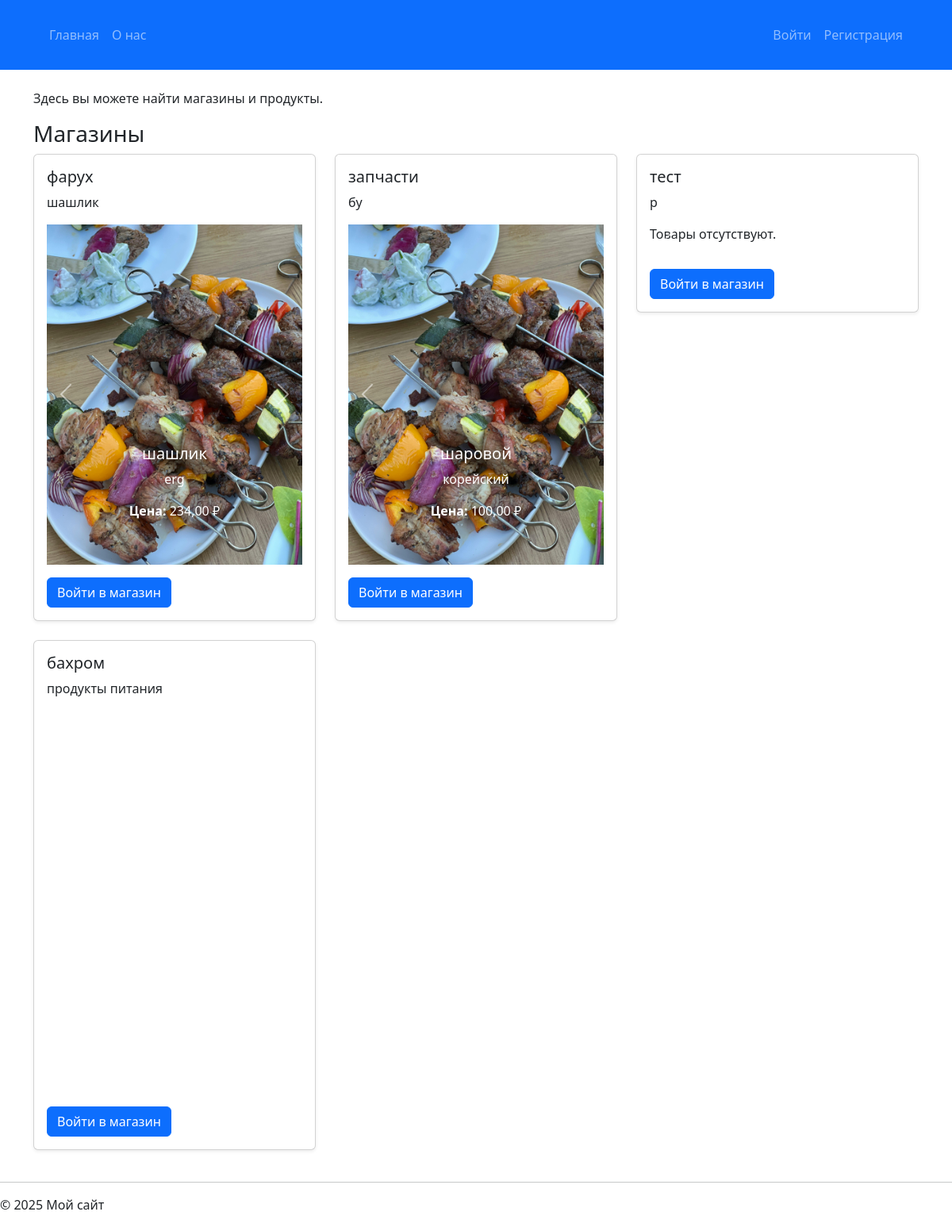
The page / on the database its author committed.
### store/models/store.py (models this page shows, shortened)
class Store(models.Model):
    owner = models.OneToOneField(CustomUser, on_delete=models.CASCADE, related_name='store')  # связь с владельцем
    name = models.CharField(max_length=255)  # Название магазина
    description = models.TextField(blank=True)  # Описание магазина
    created_at = models.DateTimeField(auto_now_add=True)  # Дата создания магазина
    logo = models.ImageField(upload_to='store_logos/', null=True, blank=True)  # Логотип магазина (опционально)
    class Meta:
        verbose_name = 'Store'
        verbose_name_plural = 'Stores'

### store/models/product.py (models this page shows, shortened)
class Product(models.Model):
    name = models.CharField(max_length=200)
    description = models.TextField()
    price = models.DecimalField(max_digits=8, decimal_places=2)
    subcategory = models.ForeignKey(SubCategory, related_name='products', on_delete=models.CASCADE)
    store = models.ForeignKey(Store, related_name='products', on_delete=models.CASCADE, default=1)  # Значение по умолчанию, которое будет установлено для старых продуктов
    image = models.ImageField(upload_to='product_images/', null=True, blank=True)  # Поле для изображения
    class Meta:
        verbose_name = 'Product'
        verbose_name_plural = 'Products'

### app/views.py (the view)
# urls.py: path('', views.index, name='index'),  # Главная страница из app.views
def index(request):
    stores = Store.objects.prefetch_related('products').all()  # Загружаем магазины с их товарами
    return render(request, 'app/index.html', {'stores': stores})

### app/context_processors.py (called while the page is built)
def menu_categories(request):
    stores = Store.objects.prefetch_related('categories__subcategories').all()
    return {'menu_categories': stores}

### app/templates/app/index.html (shortened to what this page needs)
<!DOCTYPE html>
<html lang="ru">
<head>
    <link href="https://cdn.jsdelivr.net/npm/bootstrap@5.3.0-alpha1/dist/css/bootstrap.min.css" rel="stylesheet">
</head>
<body>
    {% include 'app/header.html' %}
    <div class="container mt-4">
        <p>Здесь вы можете найти магазины и продукты.</p>
        <h3>Магазины</h3>
        <div class="row">
            {% for store in stores %}
                <div class="col-md-4">
                    <div class="card mb-4 shadow-sm">
                        <div class="card-body">
                            <h5 class="card-title">{{ store.name }}</h5>
                            <p class="card-text">{{ store.description }}</p>
                            <div id="carousel{{ store.id }}" class="carousel slide" data-bs-ride="carousel">
                                <div class="carousel-inner">
                                    {% for product in store.products.all %}
                                        <div class="carousel-item {% if forloop.first %}active{% endif %}">
                                            {% if product.image %}
                                                <img src="{{ product.image.url }}" class="d-block w-100" alt="{{ product.name }}">
                                            {% else %}
                                                <img src="/static/images/default-product.jpg" class="d-block w-100" alt="Изображение отсутствует">
                                            {% endif %}
                                            <div class="carousel-caption d-none d-md-block">
                                                <h5>{% if product.name %}{{ product.name }}{% else %}Название отсутствует{% endif %}</h5>
                                                <p>{{ product.description }}</p>
                                                <p><strong>Цена:</strong> {{ product.price }} ₽</p>
                                            </div>
                                        </div>
                                    {% empty %}
                                        <div class="carousel-item active">
                                            <p>Товары отсутствуют.</p>
                                        </div>
                                    {% endfor %}
                                </div>
                                <button class="carousel-control-prev" type="button" data-bs-target="#carousel{{ store.id }}" data-bs-slide="prev">
                                    <span class="carousel-control-prev-icon" aria-hidden="true"></span>
                                </button>
                                <button class="carousel-control-next" type="button" data-bs-target="#carousel{{ store.id }}" data-bs-slide="next">
                                    <span class="carousel-control-next-icon" aria-hidden="true"></span>
                                </button>
                            </div>
                            <a href="{% url 'store_detail' store.id %}" class="btn btn-primary mt-3">Войти в магазин</a>
                        </div>
                    </div>
                </div>
            {% empty %}
                <p>Магазины отсутствуют.</p>
            {% endfor %}
        </div>
    </div>
    {% include 'app/footer.html' %}
</body>
</html>

### rows shown on the page
Store: name "фарух", description "шашлик"
Product: image (picture), name "шашлик", description "erg", price "234,00"
Store: name "запчасти", description "бу"
Product: image (picture), name "шаровой", description "корейский", price "100,00"
Store: name "тест", description "р"
Store: name "бахром", description "продукты питания"
Product: image (picture)
